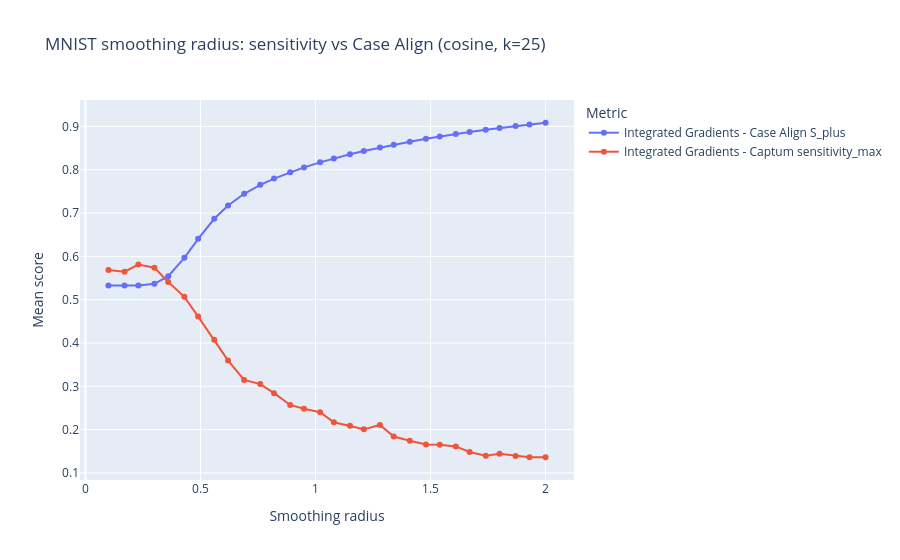
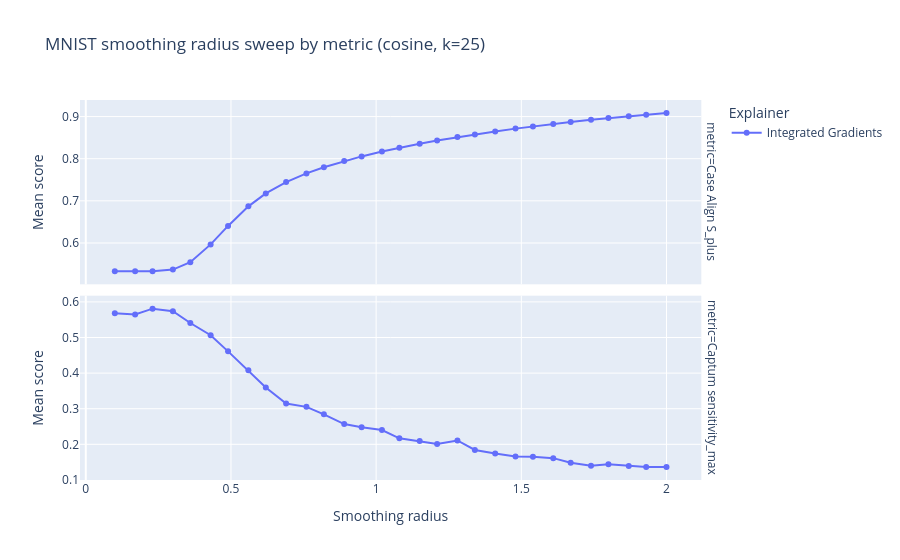

Write notebook code for charts like these, in order.
### Markdown cell above
## Plotly Line Graph

### Code cell
plot_df = summary_df.melt(
    id_vars=["method", "method_label", "smoothing_radius"],
    value_vars=["mean_case_align_S_plus", "mean_captum_sensitivity"],
    var_name="metric",
    value_name="mean_value",
)
plot_df["metric"] = plot_df["metric"].map({
    "mean_case_align_S_plus": "Case Align S_plus",
    "mean_captum_sensitivity": "Captum sensitivity_max",
})
plot_df["series"] = plot_df["method_label"] + " - " + plot_df["metric"]

fig = px.line(
    plot_df,
    x="smoothing_radius",
    y="mean_value",
    color="series",
    markers=True,
    title="MNIST smoothing radius: sensitivity vs Case Align (cosine, k=25)",
    labels={"smoothing_radius": "Smoothing radius", "mean_value": "Mean score", "series": "Metric"},
)
fig.update_layout(hovermode="x unified")
fig.show()

fig_by_metric = px.line(
    plot_df,
    x="smoothing_radius",
    y="mean_value",
    color="method_label",
    facet_row="metric",
    markers=True,
    title="MNIST smoothing radius sweep by metric (cosine, k=25)",
    labels={"smoothing_radius": "Smoothing radius", "mean_value": "Mean score", "method_label": "Explainer"},
)
fig_by_metric.update_yaxes(matches=None)
fig_by_metric.update_layout(hovermode="x unified")
fig_by_metric.show()

### Figure 1 — Plotly figure (JSON) as saved in the notebook; plotly's stock layout.template omitted (floating-point values rounded to 4 significant figures)
{"data": [{"hovertemplate": "Metric=Integrated Gradients - Case Align S_plus<br>Smoothing radius=%{x}<br>Mean score=%{y}<extra></extra>", "legendgroup": "Integrated Gradients - Case Align S_plus", "line": {"color": "#636efa", "dash": "solid"}, "marker": {"symbol": "circle"}, "mode": "lines+markers", "name": "Integrated Gradients - Case Align S_plus", "orientation": "v", "showlegend": true, "type": "scatter", "x": [0.1, 0.17, 0.23, 0.3, 0.36, 0.43, 0.49, 0.56, 0.62, 0.69, 0.76, 0.82, 0.89, 0.95, 1.02, 1.08, 1.15, 1.21, 1.28, 1.34, 1.41, 1.48, 1.54, 1.61, 1.67, 1.74, 1.8, 1.87, 1.93, 2.0], "xaxis": "x", "y": [0.5327, 0.5327, 0.5328, 0.5368, 0.5544, 0.5967, 0.6405, 0.6869, 0.7177, 0.7446, 0.7651, 0.7797, 0.7944, 0.8055, 0.8171, 0.8261, 0.8357, 0.8432, 0.8512, 0.8577, 0.8648, 0.8714, 0.8767, 0.8825, 0.8872, 0.8923, 0.8964, 0.9009, 0.9046, 0.9086], "yaxis": "y"}, {"hovertemplate": "Metric=Integrated Gradients - Captum sensitivity_max<br>Smoothing radius=%{x}<br>Mean score=%{y}<extra></extra>", "legendgroup": "Integrated Gradients - Captum sensitivity_max", "line": {"color": "#EF553B", "dash": "solid"}, "marker": {"symbol": "circle"}, "mode": "lines+markers", "name": "Integrated Gradients - Captum sensitivity_max", "orientation": "v", "showlegend": true, "type": "scatter", "x": [0.1, 0.17, 0.23, 0.3, 0.36, 0.43, 0.49, 0.56, 0.62, 0.69, 0.76, 0.82, 0.89, 0.95, 1.02, 1.08, 1.15, 1.21, 1.28, 1.34, 1.41, 1.48, 1.54, 1.61, 1.67, 1.74, 1.8, 1.87, 1.93, 2.0], "xaxis": "x", "y": [0.5683, 0.5647, 0.581, 0.5737, 0.5407, 0.5065, 0.4611, 0.4077, 0.3595, 0.3147, 0.3052, 0.2842, 0.257, 0.2482, 0.24, 0.2169, 0.209, 0.2007, 0.2108, 0.1841, 0.1741, 0.1657, 0.1649, 0.1612, 0.1485, 0.1399, 0.1443, 0.1393, 0.1363, 0.1362], "yaxis": "y"}], "layout": {"hovermode": "x unified", "legend": {"title": {"text": "Metric"}, "tracegroupgap": 0}, "title": {"text": "MNIST smoothing radius: sensitivity vs Case Align (cosine, k=25)"}, "xaxis": {"anchor": "y", "domain": [0.0, 1.0], "title": {"text": "Smoothing radius"}}, "yaxis": {"anchor": "x", "domain": [0.0, 1.0], "title": {"text": "Mean score"}}}}

### Figure 2 — Plotly figure (JSON) as saved in the notebook; plotly's stock layout.template omitted (floating-point values rounded to 4 significant figures)
{"data": [{"hovertemplate": "Explainer=Integrated Gradients<br>metric=Case Align S_plus<br>Smoothing radius=%{x}<br>Mean score=%{y}<extra></extra>", "legendgroup": "Integrated Gradients", "line": {"color": "#636efa", "dash": "solid"}, "marker": {"symbol": "circle"}, "mode": "lines+markers", "name": "Integrated Gradients", "orientation": "v", "showlegend": true, "type": "scatter", "x": [0.1, 0.17, 0.23, 0.3, 0.36, 0.43, 0.49, 0.56, 0.62, 0.69, 0.76, 0.82, 0.89, 0.95, 1.02, 1.08, 1.15, 1.21, 1.28, 1.34, 1.41, 1.48, 1.54, 1.61, 1.67, 1.74, 1.8, 1.87, 1.93, 2.0], "xaxis": "x2", "y": [0.5327, 0.5327, 0.5328, 0.5368, 0.5544, 0.5967, 0.6405, 0.6869, 0.7177, 0.7446, 0.7651, 0.7797, 0.7944, 0.8055, 0.8171, 0.8261, 0.8357, 0.8432, 0.8512, 0.8577, 0.8648, 0.8714, 0.8767, 0.8825, 0.8872, 0.8923, 0.8964, 0.9009, 0.9046, 0.9086], "yaxis": "y2"}, {"hovertemplate": "Explainer=Integrated Gradients<br>metric=Captum sensitivity_max<br>Smoothing radius=%{x}<br>Mean score=%{y}<extra></extra>", "legendgroup": "Integrated Gradients", "line": {"color": "#636efa", "dash": "solid"}, "marker": {"symbol": "circle"}, "mode": "lines+markers", "name": "Integrated Gradients", "orientation": "v", "showlegend": false, "type": "scatter", "x": [0.1, 0.17, 0.23, 0.3, 0.36, 0.43, 0.49, 0.56, 0.62, 0.69, 0.76, 0.82, 0.89, 0.95, 1.02, 1.08, 1.15, 1.21, 1.28, 1.34, 1.41, 1.48, 1.54, 1.61, 1.67, 1.74, 1.8, 1.87, 1.93, 2.0], "xaxis": "x", "y": [0.5683, 0.5647, 0.581, 0.5737, 0.5407, 0.5065, 0.4611, 0.4077, 0.3595, 0.3147, 0.3052, 0.2842, 0.257, 0.2482, 0.24, 0.2169, 0.209, 0.2007, 0.2108, 0.1841, 0.1741, 0.1657, 0.1649, 0.1612, 0.1485, 0.1399, 0.1443, 0.1393, 0.1363, 0.1362], "yaxis": "y"}], "layout": {"annotations": [{"font": {}, "showarrow": false, "text": "metric=Captum sensitivity_max", "textangle": 90, "x": 0.98, "xanchor": "left", "xref": "paper", "y": 0.2425, "yanchor": "middle", "yref": "paper"}, {"font": {}, "showarrow": false, "text": "metric=Case Align S_plus", "textangle": 90, "x": 0.98, "xanchor": "left", "xref": "paper", "y": 0.7575, "yanchor": "middle", "yref": "paper"}], "hovermode": "x unified", "legend": {"title": {"text": "Explainer"}, "tracegroupgap": 0}, "title": {"text": "MNIST smoothing radius sweep by metric (cosine, k=25)"}, "xaxis": {"anchor": "y", "domain": [0.0, 0.98], "title": {"text": "Smoothing radius"}}, "xaxis2": {"anchor": "y2", "domain": [0.0, 0.98], "matches": "x", "showticklabels": false}, "yaxis": {"anchor": "x", "domain": [0.0, 0.485], "title": {"text": "Mean score"}}, "yaxis2": {"anchor": "x2", "domain": [0.515, 1.0], "title": {"text": "Mean score"}}}}
